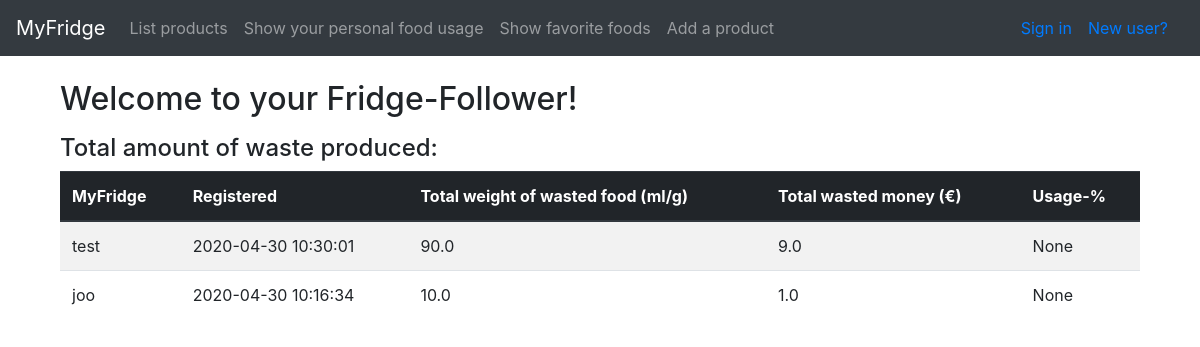
The page / on the database its author committed.
### application/auth/models.py (models this page shows, shortened)
class User(Base):
    __tablename__ = "account"
    username = db.Column(db.String(144), nullable=False)
    password = db.Column(db.String(144), nullable=False)
    email = db.Column(db.String(144), nullable=False)
    product_id = db.relationship("Product", backref='account', cascade="all, delete", lazy=True)
    waste_id = db.relationship("Waste", backref='account', cascade="all, delete", lazy=True)
    dish_id = db.relationship("Dish", backref='account', cascade="all, delete", lazy=True)

### application/views.py (the view)
@app.route("/")
def index():
    return render_template("index.html", total_data=Waste.total_data())

### application/usage/models.py (called while the page is built)
    @staticmethod
    def total_data():
        stmt = text("SELECT Account.username, Account.date_created,  SUM(Waste.amount) as wfood, SUM(Waste.price) as wprice, (SUM(Dish.amount) / (SUM(Waste.amount) + SUM(Dish.amount))) as usage FROM Waste"
         	        " LEFT JOIN Account ON Waste.account_id = Account.id"
                    " LEFT JOIN Dish ON Dish.account_id = Dish.id"
		            " GROUP BY Account.id"
                    " ORDER BY usage DESC")
        res = db.engine.execute(stmt)
        response = []
        for row in res:
            response.append({"username": row[0], "date_created": row[1], "wfood": row[2], "wprice": row[3], "usage": row[4]})
        return response

### application/templates/index.html (shortened to what this page needs)
{% extends "layout.html" %}
{% block body %}
<div class="container">
  <h2>
    Welcome to your Fridge-Follower!
  </h2>
{% if total_data is defined %}
<h4> Total amount of waste produced: </h4>
<table class="table table-striped">
   <thead class= "thead-dark">
    <tr>
        <th>MyFridge</th>
        <th>Registered</th>
        <th>Total weight of wasted food (ml/g)</th>
        <th>Total wasted money (€)</th>
        <th>Usage-%</th>
      </tr>
   </thead>
   <tbody>
  {% for data in total_data %}
    <tr class="warning">
       <td>{{ data.username }}</td>
       <td>{{ data.date_created }}</td>
       <td>{{ data.wfood }}</td>
       <td>{{ data.wprice }}</td>
       <td>{{ data.usage }}</td>
     </tr>
  {% endfor %}
</table>
{% endif %}
</div>
</body>
</html>
{% endblock %}

### rows shown on the page
User: username "test", date_created "2020-04-30 10:30:01", wfood "90.0", wprice "9.0", usage "None"
User: username "joo", date_created "2020-04-30 10:16:34", wfood "10.0", wprice "1.0", usage "None"
